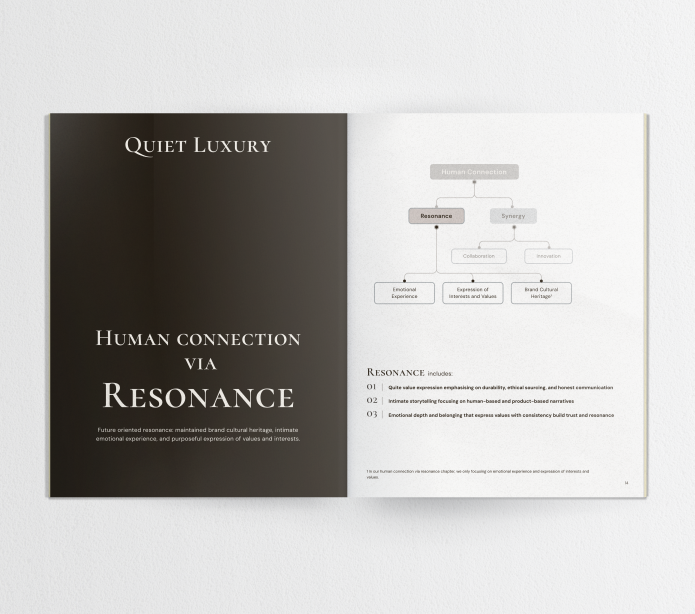
#> input picture assets/playground/quiet-luxury-book/frames/0.png, 1389 x 1227 px (shown at 1/2 size); its folder holds only this picture in this run
$ python build-quiet-luxury-book-video.py
#> lines starting #> are read from the running program, lines starting #| are printed output that depends on the picture; after the words box and inside, x2 and y2 are one past the last pixel; in counts of white or black regions, pixels touching at a corner belong together
#!/usr/bin/env python3
"""Render the Quiet Luxury Book mockups as a page-turn video.

The ten PNGs in assets/playground/quiet-luxury-book/frames are exports of
Book mockup 0 through Book mockup 9 in Figma's Latest Playground file.
Requires Pillow, NumPy, and ffmpeg (set FFMPEG_BINARY if it is not on PATH).
"""

from __future__ import annotations

import os
import shutil
import subprocess
from pathlib import Path

import numpy as np
from PIL import Image, ImageDraw, ImageFilter


ROOT = Path(__file__).resolve().parents[1]
ASSET_DIR = ROOT / "assets/playground/quiet-luxury-book"
FRAMES_DIR = ASSET_DIR / "frames"
OUTPUT = ASSET_DIR / "quiet-luxury-book-page-turn.mp4"

FPS = 30
HOLD_FRAMES = 45
FINAL_HOLD_FRAMES = 60
TURN_FRAMES = 36

# Page bounds in Figma's configured 1.5× export (1389 × 1227). The canvas and
# book shadows stay visible around the page during the turn.
LEFT, SPINE, RIGHT = 100, 694, 1290
TOP, BOTTOM = 226, 996
BOOK_CROP = (97, TOP, 1297, BOTTOM)
STAGE_BACKGROUND = (242, 245, 247)


def on_stage_background(image: Image.Image) -> Image.Image:
    """Keep the exported book intact while replacing its textured stage."""
    stage = Image.new("RGB", image.size, STAGE_BACKGROUND)
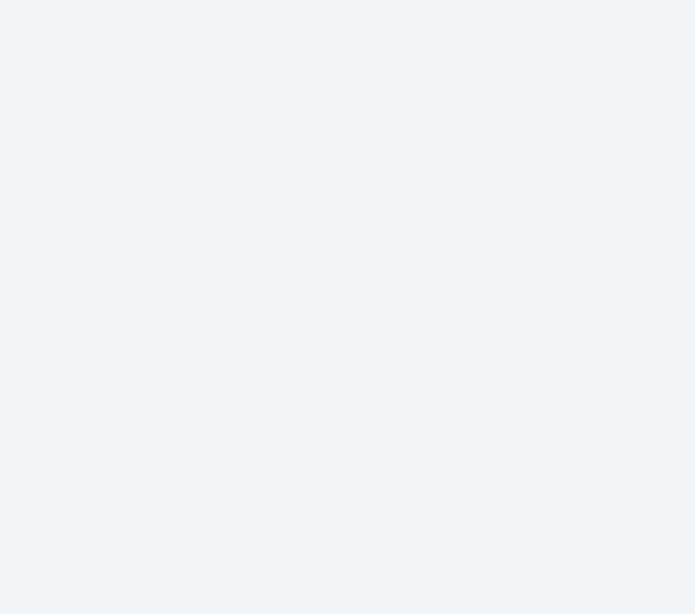
#> stage: PIL image 1389x1227 RGB (shown at 1/2 size); mean R, G, B 242, 245, 247
    shadow_mask = Image.new("L", image.size)
#> shadow_mask: PIL image 1389x1227 L; every value is 0
    ImageDraw.Draw(shadow_mask).rectangle((99, TOP + 8, 1294, BOTTOM + 6), fill=68)
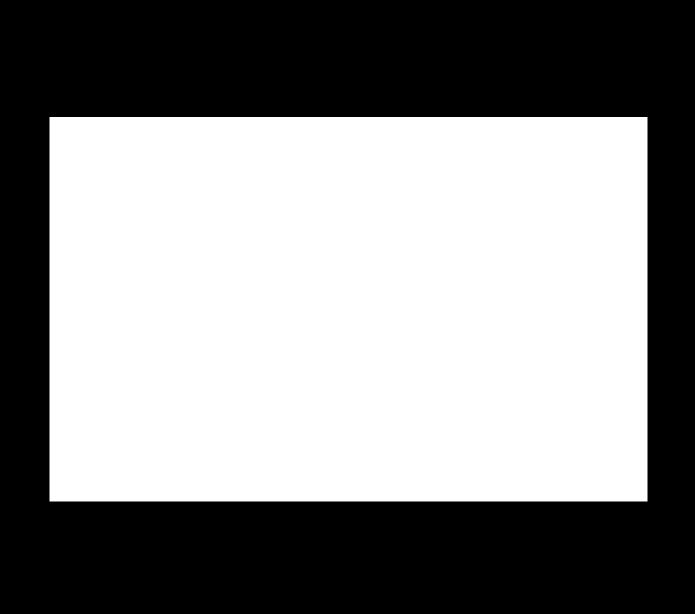
#> shadow_mask: PIL image 1389x1227 L (shown at 1/2 size); values 0 (black) and 68 (white), 54% white; 1 black region, box (x1, y1, x2, y2) and area: (0, 0, 1389, 1227) 784579
    shadow_mask = shadow_mask.filter(ImageFilter.GaussianBlur(19))
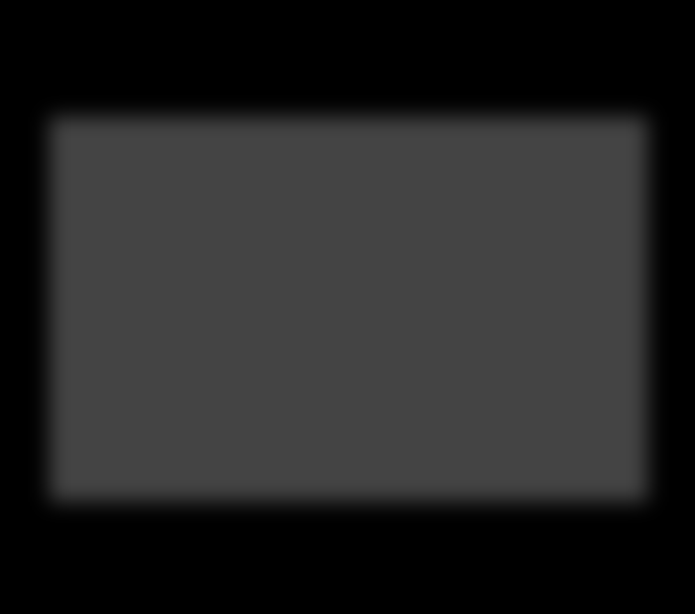
#> shadow_mask: PIL image 1389x1227 L (shown at 1/2 size); min 0, max 68, mean 36.7
    stage.paste((90, 90, 90), mask=shadow_mask)
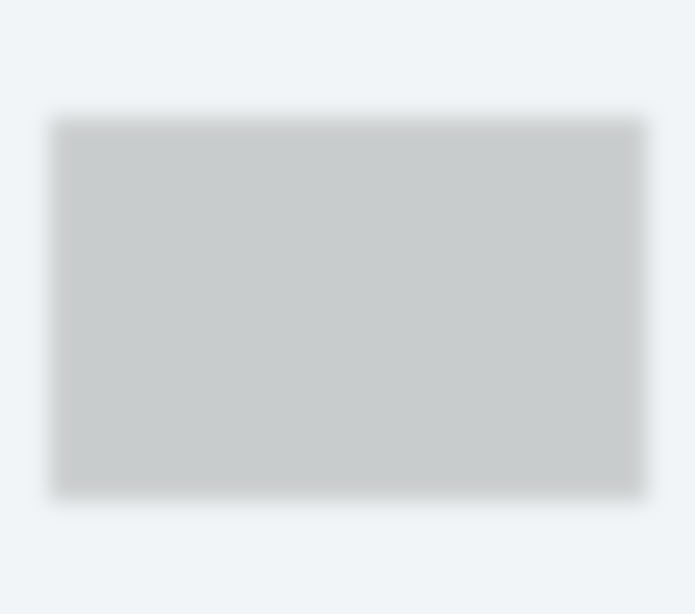
#> stage: PIL image 1389x1227 RGB (shown at 1/2 size); mean R, G, B 219.9, 222.8, 224.3
    stage.paste(image.crop(BOOK_CROP), BOOK_CROP[:2])
    return stage


def load_spreads() -> list[Image.Image]:
    spreads = []
    for i in range(10):
        image = on_stage_background(Image.open(FRAMES_DIR / f"{i}.png").convert("RGB"))
        pixels = np.asarray(image)
        # H.264's 4:2:0 pixel format needs even dimensions. Extend the canvas
        # by a single edge pixel rather than cropping any part of the mockup.
        pixels = np.pad(pixels, ((0, image.height % 2), (0, image.width % 2), (0, 0)), mode="edge")
        spreads.append(Image.fromarray(pixels, "RGB"))
    if len({image.size for image in spreads}) != 1:
        raise ValueError("The ten mockups must have the same dimensions")
    return spreads


# [92 lines left out: functions add_edge_shadow, turning_frame, not called in this run]


def main() -> None:
    spreads = load_spreads()
    width, height = spreads[0].size
    rendering_output = OUTPUT.with_name("quiet-luxury-book-page-turn-rendering.mp4")
    ffmpeg = os.getenv("FFMPEG_BINARY") or shutil.which("ffmpeg")
    if not ffmpeg:
        raise RuntimeError("Set FFMPEG_BINARY to an ffmpeg executable")

    command = [
        ffmpeg,
        "-y",
        "-hide_banner",
        "-loglevel",
        "error",
        "-f",
        "rawvideo",
        "-pix_fmt",
        "rgb24",
        "-s",
        f"{width}x{height}",
        "-r",
        str(FPS),
        "-i",
        "pipe:0",
        "-an",
        "-c:v",
        "libx264",
        "-preset",
        "medium",
        "-crf",
        "17",
        "-pix_fmt",
        "yuv420p",
        "-color_range",
        "pc",
        "-movflags",
        "+faststart",
        str(rendering_output),
    ]
    process = subprocess.Popen(command, stdin=subprocess.PIPE)
    assert process.stdin is not None
    try:
        for index, spread in enumerate(spreads):
            count = FINAL_HOLD_FRAMES if index == len(spreads) - 1 else HOLD_FRAMES
            still = spread.tobytes()
            for _ in range(count):
                process.stdin.write(still)
            if index < len(spreads) - 1:
                for step in range(1, TURN_FRAMES + 1):
                    frame = turning_frame(spread, spreads[index + 1], step / (TURN_FRAMES + 1))
                    process.stdin.write(frame.tobytes())
            print(f"Rendered Book mockup {index}", flush=True)
    finally:
        process.stdin.close()
    if process.wait() != 0:
        raise RuntimeError("ffmpeg could not finish the video")
    os.replace(rendering_output, OUTPUT)
    print(OUTPUT)


if __name__ == "__main__":
#> (the run stopped early here; a loop or call above may not have finished)
